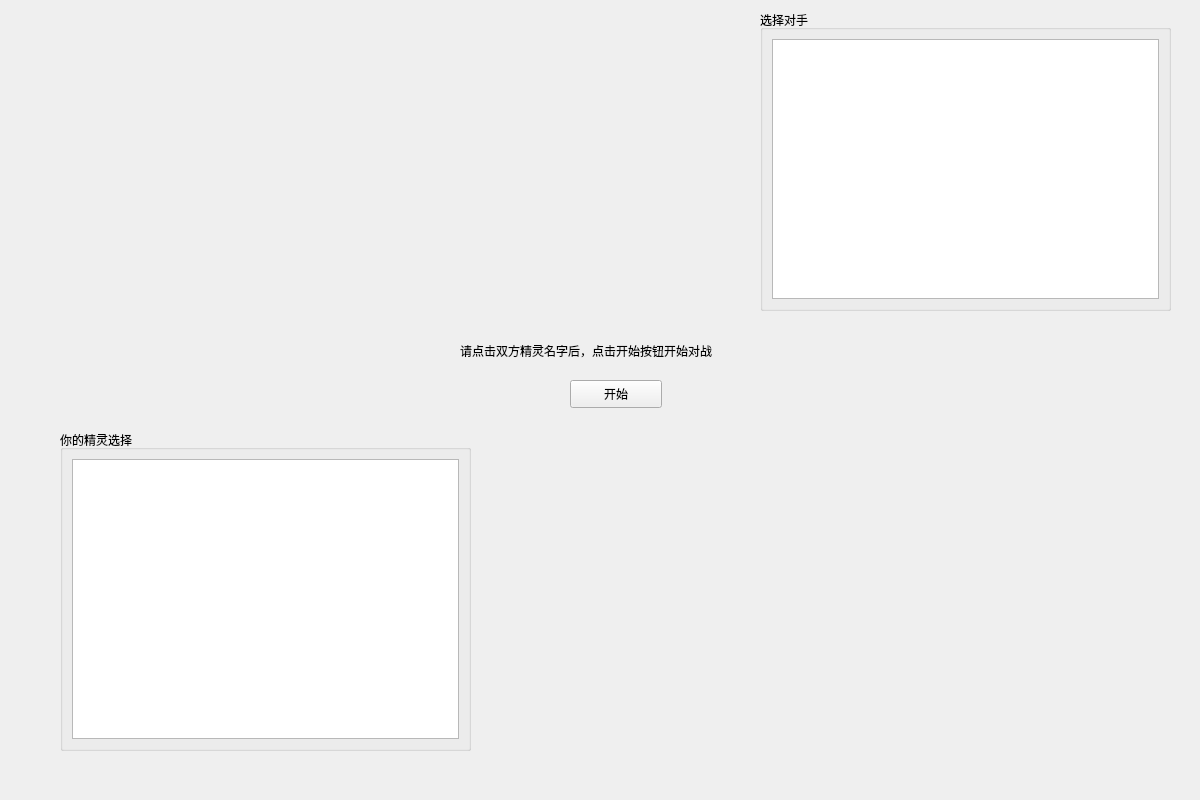
<?xml version="1.0" encoding="UTF-8"?>
<ui version="4.0">
 <class>PrepareBattle</class>
 <widget class="QWidget" name="PrepareBattle">
  <property name="geometry">
   <rect>
    <x>0</x>
    <y>0</y>
    <width>1200</width>
    <height>800</height>
   </rect>
  </property>
  <property name="windowTitle">
   <string>Form</string>
  </property>
  <widget class="QGroupBox" name="groupBox">
   <property name="geometry">
    <rect>
     <x>60</x>
     <y>430</y>
     <width>411</width>
     <height>321</height>
    </rect>
   </property>
   <property name="title">
    <string>你的精灵选择</string>
   </property>
   <layout class="QHBoxLayout" name="horizontalLayout">
    <item>
     <widget class="QTableView" name="myTableView"/>
    </item>
   </layout>
  </widget>
  <widget class="QGroupBox" name="groupBox_2">
   <property name="geometry">
    <rect>
     <x>760</x>
     <y>10</y>
     <width>411</width>
     <height>301</height>
    </rect>
   </property>
   <property name="title">
    <string>选择对手</string>
   </property>
   <layout class="QHBoxLayout" name="horizontalLayout_2">
    <item>
     <widget class="QTableView" name="opponentTableView"/>
    </item>
   </layout>
  </widget>
  <widget class="QLabel" name="label">
   <property name="geometry">
    <rect>
     <x>460</x>
     <y>320</y>
     <width>321</width>
     <height>61</height>
    </rect>
   </property>
   <property name="text">
    <string>请点击双方精灵名字后，点击开始按钮开始对战</string>
   </property>
  </widget>
  <widget class="QPushButton" name="beginBattleButton">
   <property name="geometry">
    <rect>
     <x>570</x>
     <y>380</y>
     <width>92</width>
     <height>28</height>
    </rect>
   </property>
   <property name="text">
    <string>开始</string>
   </property>
  </widget>
 </widget>
 <resources/>
 <connections/>
</ui>
